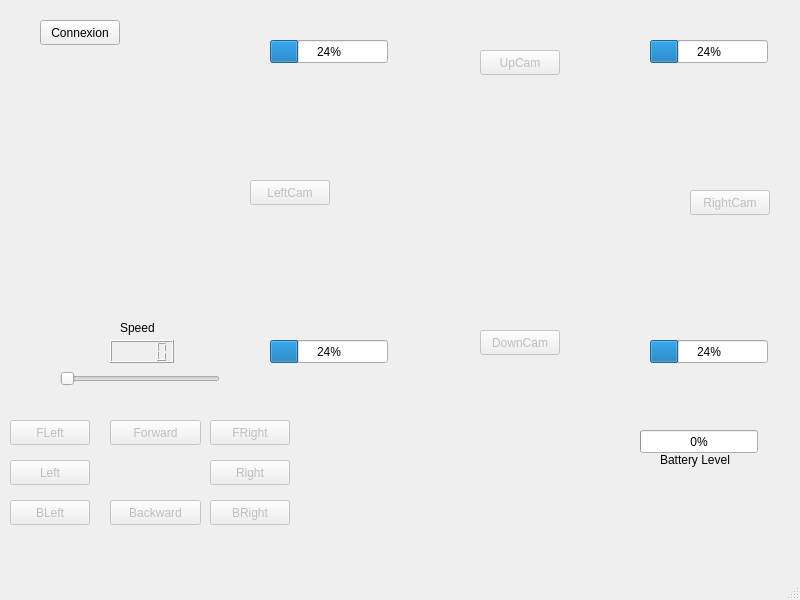
<?xml version="1.0" encoding="UTF-8"?>
<ui version="4.0">
 <class>MainWindow</class>
 <widget class="QMainWindow" name="MainWindow">
  <property name="geometry">
   <rect>
    <x>0</x>
    <y>0</y>
    <width>800</width>
    <height>600</height>
   </rect>
  </property>
  <property name="windowTitle">
   <string>MainWindow</string>
  </property>
  <widget class="QWidget" name="centralwidget">
   <widget class="QPushButton" name="boutonConnexion">
    <property name="geometry">
     <rect>
      <x>40</x>
      <y>20</y>
      <width>80</width>
      <height>25</height>
     </rect>
    </property>
    <property name="text">
     <string>Connexion</string>
    </property>
   </widget>
   <widget class="QPushButton" name="forwardButon">
    <property name="enabled">
     <bool>false</bool>
    </property>
    <property name="geometry">
     <rect>
      <x>110</x>
      <y>420</y>
      <width>91</width>
      <height>25</height>
     </rect>
    </property>
    <property name="text">
     <string>Forward</string>
    </property>
    <property name="autoRepeat">
     <bool>false</bool>
    </property>
    <property name="autoRepeatDelay">
     <number>0</number>
    </property>
    <property name="autoRepeatInterval">
     <number>0</number>
    </property>
   </widget>
   <widget class="QSlider" name="velocity">
    <property name="geometry">
     <rect>
      <x>60</x>
      <y>370</y>
      <width>160</width>
      <height>18</height>
     </rect>
    </property>
    <property name="minimum">
     <number>40</number>
    </property>
    <property name="maximum">
     <number>240</number>
    </property>
    <property name="orientation">
     <enum>Qt::Horizontal</enum>
    </property>
   </widget>
   <widget class="QLabel" name="label">
    <property name="geometry">
     <rect>
      <x>120</x>
      <y>320</y>
      <width>55</width>
      <height>16</height>
     </rect>
    </property>
    <property name="text">
     <string>Speed</string>
    </property>
   </widget>
   <widget class="QPushButton" name="backwardButton">
    <property name="enabled">
     <bool>false</bool>
    </property>
    <property name="geometry">
     <rect>
      <x>110</x>
      <y>500</y>
      <width>91</width>
      <height>25</height>
     </rect>
    </property>
    <property name="text">
     <string>Backward</string>
    </property>
    <property name="autoRepeat">
     <bool>false</bool>
    </property>
    <property name="autoRepeatDelay">
     <number>100</number>
    </property>
   </widget>
   <widget class="QPushButton" name="leftButton">
    <property name="enabled">
     <bool>false</bool>
    </property>
    <property name="geometry">
     <rect>
      <x>10</x>
      <y>460</y>
      <width>80</width>
      <height>25</height>
     </rect>
    </property>
    <property name="text">
     <string>Left</string>
    </property>
    <property name="autoRepeat">
     <bool>false</bool>
    </property>
    <property name="autoRepeatDelay">
     <number>100</number>
    </property>
   </widget>
   <widget class="QPushButton" name="rightButton">
    <property name="enabled">
     <bool>false</bool>
    </property>
    <property name="geometry">
     <rect>
      <x>210</x>
      <y>460</y>
      <width>80</width>
      <height>25</height>
     </rect>
    </property>
    <property name="text">
     <string>Right</string>
    </property>
    <property name="autoRepeat">
     <bool>false</bool>
    </property>
    <property name="autoRepeatDelay">
     <number>100</number>
    </property>
   </widget>
   <widget class="QLCDNumber" name="lcdSpeed">
    <property name="geometry">
     <rect>
      <x>110</x>
      <y>340</y>
      <width>64</width>
      <height>23</height>
     </rect>
    </property>
   </widget>
   <widget class="QWidget" name="gridLayoutWidget">
    <property name="geometry">
     <rect>
      <x>350</x>
      <y>80</y>
      <width>321</width>
      <height>241</height>
     </rect>
    </property>
    <layout class="QGridLayout" name="video"/>
   </widget>
   <widget class="QPushButton" name="leftCam">
    <property name="enabled">
     <bool>false</bool>
    </property>
    <property name="geometry">
     <rect>
      <x>250</x>
      <y>180</y>
      <width>80</width>
      <height>25</height>
     </rect>
    </property>
    <property name="text">
     <string>LeftCam</string>
    </property>
   </widget>
   <widget class="QPushButton" name="rightCam">
    <property name="enabled">
     <bool>false</bool>
    </property>
    <property name="geometry">
     <rect>
      <x>690</x>
      <y>190</y>
      <width>80</width>
      <height>25</height>
     </rect>
    </property>
    <property name="text">
     <string>RightCam</string>
    </property>
   </widget>
   <widget class="QPushButton" name="UpCam">
    <property name="enabled">
     <bool>false</bool>
    </property>
    <property name="geometry">
     <rect>
      <x>480</x>
      <y>50</y>
      <width>80</width>
      <height>25</height>
     </rect>
    </property>
    <property name="text">
     <string>UpCam</string>
    </property>
   </widget>
   <widget class="QPushButton" name="DownCam">
    <property name="enabled">
     <bool>false</bool>
    </property>
    <property name="geometry">
     <rect>
      <x>480</x>
      <y>330</y>
      <width>80</width>
      <height>25</height>
     </rect>
    </property>
    <property name="text">
     <string>DownCam</string>
    </property>
   </widget>
   <widget class="QProgressBar" name="batteryBar">
    <property name="geometry">
     <rect>
      <x>640</x>
      <y>430</y>
      <width>118</width>
      <height>23</height>
     </rect>
    </property>
    <property name="value">
     <number>0</number>
    </property>
   </widget>
   <widget class="QLabel" name="label_2">
    <property name="geometry">
     <rect>
      <x>660</x>
      <y>450</y>
      <width>81</width>
      <height>20</height>
     </rect>
    </property>
    <property name="text">
     <string>Battery Level</string>
    </property>
   </widget>
   <widget class="QProgressBar" name="irFrontLeft">
    <property name="geometry">
     <rect>
      <x>270</x>
      <y>40</y>
      <width>118</width>
      <height>23</height>
     </rect>
    </property>
    <property name="value">
     <number>24</number>
    </property>
   </widget>
   <widget class="QProgressBar" name="irFrontRight">
    <property name="geometry">
     <rect>
      <x>650</x>
      <y>40</y>
      <width>118</width>
      <height>23</height>
     </rect>
    </property>
    <property name="value">
     <number>24</number>
    </property>
   </widget>
   <widget class="QProgressBar" name="irBackLeft">
    <property name="geometry">
     <rect>
      <x>270</x>
      <y>340</y>
      <width>118</width>
      <height>23</height>
     </rect>
    </property>
    <property name="value">
     <number>24</number>
    </property>
   </widget>
   <widget class="QProgressBar" name="irBackRight">
    <property name="geometry">
     <rect>
      <x>650</x>
      <y>340</y>
      <width>118</width>
      <height>23</height>
     </rect>
    </property>
    <property name="value">
     <number>24</number>
    </property>
   </widget>
   <widget class="QPushButton" name="FLeft">
    <property name="enabled">
     <bool>false</bool>
    </property>
    <property name="geometry">
     <rect>
      <x>10</x>
      <y>420</y>
      <width>80</width>
      <height>25</height>
     </rect>
    </property>
    <property name="text">
     <string>FLeft</string>
    </property>
   </widget>
   <widget class="QPushButton" name="FRight">
    <property name="enabled">
     <bool>false</bool>
    </property>
    <property name="geometry">
     <rect>
      <x>210</x>
      <y>420</y>
      <width>80</width>
      <height>25</height>
     </rect>
    </property>
    <property name="text">
     <string>FRight</string>
    </property>
   </widget>
   <widget class="QPushButton" name="BLeft">
    <property name="enabled">
     <bool>false</bool>
    </property>
    <property name="geometry">
     <rect>
      <x>10</x>
      <y>500</y>
      <width>80</width>
      <height>25</height>
     </rect>
    </property>
    <property name="text">
     <string>BLeft</string>
    </property>
   </widget>
   <widget class="QPushButton" name="BRight">
    <property name="enabled">
     <bool>false</bool>
    </property>
    <property name="geometry">
     <rect>
      <x>210</x>
      <y>500</y>
      <width>80</width>
      <height>25</height>
     </rect>
    </property>
    <property name="text">
     <string>BRight</string>
    </property>
   </widget>
  </widget>
  <widget class="QMenuBar" name="menubar">
   <property name="geometry">
    <rect>
     <x>0</x>
     <y>0</y>
     <width>800</width>
     <height>25</height>
    </rect>
   </property>
  </widget>
  <widget class="QStatusBar" name="statusbar"/>
 </widget>
 <resources/>
 <connections/>
</ui>
